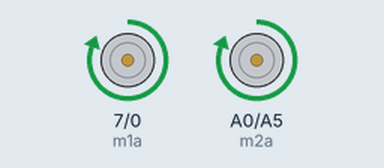
Simulated run of this sketch. Board: Arduino Uno, built with avr-gcc and run on an emulated ATmega328P. Shown: motor-driver pin pairs drawn as motors (green arrow = first pin HIGH = forward, orange = second pin HIGH = backward, longer = more drive).

Above: at 5.0 s.
At 12.5 s:
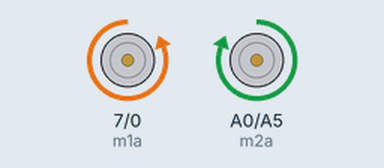
At 20.0 s:
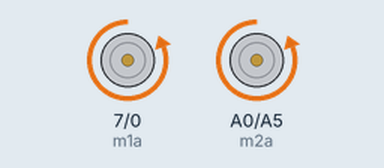
At 27.5 s:
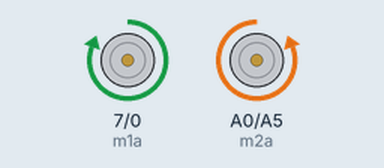
Timing chart, 0 to 39.0 s (numbered marks = the images above):
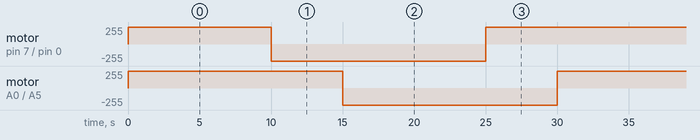

The sketch:

arduino1.ino
```cpp
int m1a=7;
int m1b=0;
int m2a=A0;
int m2b=A5;
void setup()
{
pinMode(m1a,OUTPUT);
pinMode(m1b,OUTPUT);
pinMode(m2a,OUTPUT);
pinMode(m2b,OUTPUT);

}
void loop()
{
digitalWrite(m1a,HIGH);
digitalWrite(m1b,LOW);
digitalWrite(m2a,HIGH);
digitalWrite(m2b,LOW);
delay(10000);
digitalWrite(m1a,LOW);
digitalWrite(m1b,HIGH);
digitalWrite(m2a,HIGH);
digitalWrite(m2b,LOW);
delay(5000);
digitalWrite(m1a,LOW);
digitalWrite(m1b,HIGH);
digitalWrite(m2a,LOW);
digitalWrite(m2b,HIGH);
delay(10000);
digitalWrite(m1a,HIGH);
digitalWrite(m1b,LOW);
digitalWrite(m2a,LOW);
digitalWrite(m2b,HIGH);
delay(5000);

}
```

Measured:
- by itself, motor on pin 7 (m1a) / pin 0 (m1b): repeats every 30.0 s: backward 255/255 15.0 s, forward 255/255 15.0 s
- by itself, motor on A0 (m2a) / A5 (m2b): alternates forward 255/255 for 15.0 s and backward 255/255 for 15.0 s
